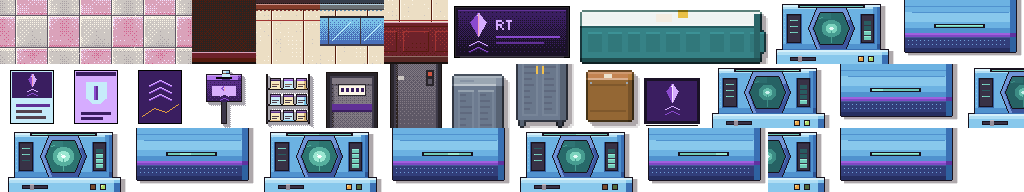
#> input picture kilumen/art/world/overworld/interiors_new/tiles_2x/i_brand_v3.png, 2048 x 384 px, found by its file name (shown at 1/2 size)
$ python heal_panel.py
#> lines starting #> are read from the running program, lines starting #| are printed output that depends on the picture
#!/usr/bin/env python3
"""Neutral, logo-free heal-room wall panel (i_heal_info_panel_0_0/_0_1, i_brand cells col 11-12 row 1, ids 7491-7492).
Built from the i_rt_logo_panel frame with the crystal mark and 'RT' letters removed: plain board with a teal heart
and three blank info lines (no text, no logo). Written into i_brand and i_brand_v3 at 1x/2x/3x (+webp) and registered
in tileset{,_2x,_3x}.json. Idempotent."""
import json, os
from PIL import Image, ImageDraw
OW = os.path.join(os.path.dirname(__file__), '..', '..', 'art', 'world', 'overworld')
src = Image.open(f'{OW}/interiors_new/tiles_1x/i_brand_v3.png').convert('RGBA').crop((448, 0, 576, 64))
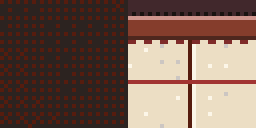
#> src: PIL image 128x64 RGBA (shown 2 times larger); mean R, G, B, A 121.4, 96.2, 84.2, 255
p = src.copy()
from collections import Counter
mode = lambda ys: Counter(src.getpixel((x, y)) for y in ys for x in range(12, 116)).most_common(1)[0][0][:3]
TOP, BOT = mode(range(12, 16)), mode(range(52, 56))
for y in range(12, 56):   # rebuild the board face: per-row dominant colours, 2 px checker dither, no glyphs
    t = (y - 12) / 43
    c0 = tuple(round(a + (b - a) * t) for a, b in zip(TOP, BOT)) + (255,); c1 = tuple(int(v * 0.8) for v in c0[:3]) + (255,)
    for x in range(12, 116):
        p.putpixel((x, y), c1 if ((x // 2 + y // 2) % 2 == 0 and (y // 2) % 2 == 0) else c0)
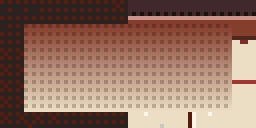
#> p: PIL image 128x64 RGBA (shown 2 times larger); mean R, G, B, A 147.2, 113.3, 97.4, 255
d = ImageDraw.Draw(p); R = lambda x, y, w, h, c: d.rectangle((x, y, x + w - 1, y + h - 1), fill=c)
for (x, y, w) in ((24, 22, 4), (32, 22, 4), (22, 24, 16), (22, 28, 16), (24, 32, 12), (26, 36, 8), (28, 40, 4)):   # heart
    R(x, y, w, 4 if y > 22 else 2, '#4fc0b0')
R(24, 24, 4, 4, '#a8f0e4'); R(30, 44, 2, 2, '#2e7a70')
for y, w in ((24, 64), (34, 56), (44, 40)): R(50, y, w, 4, '#9a7ad8'); R(50, y + 4, w, 2, '#4a3080')   # blank info lines
for sheet in ('i_brand_v3', 'i_brand'):
    for s, k in ((1, '1x'), (2, '2x'), (3, '3x')):
        f = f'{OW}/interiors_new/tiles_{k}/{sheet}.png'; im = Image.open(f).convert('RGBA')
#> further down, im is the input picture: PIL image 2048x384 RGBA; mean R, G, B, A 80.6, 92.1, 112.8, 190.6
        t = p.resize((128 * s, 64 * s), Image.NEAREST); box = (11 * 64 * s, 64 * s, 13 * 64 * s, 128 * s)
#> after `t = p.resize((128 * s, 64 * s), Image.NEAREST)`:
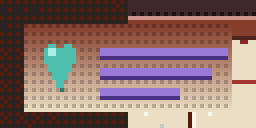
#> t: PIL image 128x64 RGBA (shown 2 times larger); mean R, G, B, A 138.8, 110.4, 107.5, 255
        im.paste(Image.new('RGBA', t.size, (0, 0, 0, 0)), box[:2]); im.paste(t, box[:2])
#> (the run stopped early here; a loop or call above may not have finished)
